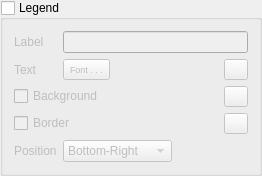
              <widget class="QgsCollapsibleGroupBox" name="groupLegend">
               <property name="title">
                <string>Legend</string>
               </property>
               <property name="checkable">
                <bool>true</bool>
               </property>
               <property name="checked">
                <bool>false</bool>
               </property>
               <layout class="QVBoxLayout" name="verticalLayout_3">
                <item>
                 <layout class="QGridLayout" name="gridLayout_7">
                  <item row="4" column="0">
                   <widget class="QLabel" name="label_22">
                    <property name="text">
                     <string>Position</string>
                    </property>
                   </widget>
                  </item>
                  <item row="4" column="1">
                   <widget class="QComboBox" name="cboPosLegend">
                    <property name="currentIndex">
                     <number>3</number>
                    </property>
                    <item>
                     <property name="text">
                      <string>Top-Left</string>
                     </property>
                    </item>
                    <item>
                     <property name="text">
                      <string>Top-Right</string>
                     </property>
                    </item>
                    <item>
                     <property name="text">
                      <string>Bottom-Left</string>
                     </property>
                    </item>
                    <item>
                     <property name="text">
                      <string>Bottom-Right</string>
                     </property>
                    </item>
                    <item>
                     <property name="text">
                      <string>Top-Center</string>
                     </property>
                    </item>
                    <item>
                     <property name="text">
                      <string>Bottom-Center</string>
                     </property>
                    </item>
                   </widget>
                  </item>
                  <item row="0" column="0">
                   <widget class="QLabel" name="label_20">
                    <property name="text">
                     <string>Label</string>
                    </property>
                   </widget>
                  </item>
                  <item row="1" column="3">
                   <widget class="QgsColorButton" name="colorLegendText">
                    <property name="minimumSize">
                     <size>
                      <width>24</width>
                      <height>21</height>
                     </size>
                    </property>
                    <property name="color">
                     <color>
                      <red>0</red>
                      <green>0</green>
                      <blue>0</blue>
                     </color>
                    </property>
                   </widget>
                  </item>
                  <item row="1" column="0">
                   <widget class="QLabel" name="label_21">
                    <property name="text">
                     <string>Text</string>
                    </property>
                   </widget>
                  </item>
                  <item row="2" column="0" colspan="3">
                   <widget class="QCheckBox" name="cbLegendBackground">
                    <property name="text">
                     <string>Background</string>
                    </property>
                   </widget>
                  </item>
                  <item row="0" column="1" colspan="3">
                   <widget class="QLineEdit" name="labelLegend"/>
                  </item>
                  <item row="2" column="3">
                   <widget class="QgsColorButton" name="colorLegendBackground">
                    <property name="minimumSize">
                     <size>
                      <width>24</width>
                      <height>21</height>
                     </size>
                    </property>
                    <property name="color">
                     <color>
                      <red>255</red>
                      <green>255</green>
                      <blue>255</blue>
                     </color>
                    </property>
                    <property name="defaultColor">
                     <color>
                      <red>255</red>
                      <green>255</green>
                      <blue>255</blue>
                     </color>
                    </property>
                   </widget>
                  </item>
                  <item row="1" column="2">
                   <spacer name="horizontalSpacer_7">
                    <property name="orientation">
                     <enum>Qt::Horizontal</enum>
                    </property>
                    <property name="sizeHint" stdset="0">
                     <size>
                      <width>40</width>
                      <height>20</height>
                     </size>
                    </property>
                   </spacer>
                  </item>
                  <item row="1" column="1">
                   <widget class="QgsFontButton" name="fbtnLegend">
                    <property name="minimumSize">
                     <size>
                      <width>0</width>
                      <height>21</height>
                     </size>
                    </property>
                    <property name="font">
                     <font>
                      <pointsize>7</pointsize>
                     </font>
                    </property>
                    <property name="text">
                     <string>Font . . .</string>
                    </property>
                    <property name="mode">
                     <enum>QgsFontButton::ModeQFont</enum>
                    </property>
                   </widget>
                  </item>
                  <item row="3" column="0" colspan="3">
                   <widget class="QCheckBox" name="cbLegendFrame">
                    <property name="text">
                     <string>Border</string>
                    </property>
                   </widget>
                  </item>
                  <item row="3" column="3">
                   <widget class="QgsColorButton" name="colorLegendFrame">
                    <property name="minimumSize">
                     <size>
                      <width>24</width>
                      <height>21</height>
                     </size>
                    </property>
                    <property name="color">
                     <color>
                      <red>0</red>
                      <green>0</green>
                      <blue>0</blue>
                     </color>
                    </property>
                    <property name="defaultColor">
                     <color>
                      <red>0</red>
                      <green>0</green>
                      <blue>0</blue>
                     </color>
                    </property>
                   </widget>
                  </item>
                 </layout>
                </item>
               </layout>
              </widget>
